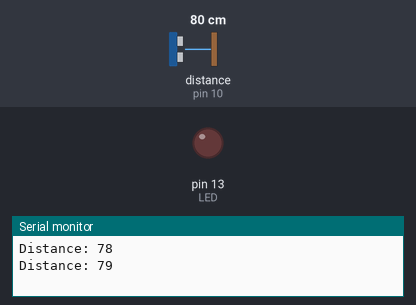
This sketch was run on a simulated Arduino Uno, built with avr-gcc and run on an emulated ATmega328P. On the bench: output pins drawn as LEDs (lit = HIGH), the last lines printed to the serial monitor. Wiring (from diagram.json): ultrasonic range finder: trigger pin 9; echo pin 10. Inputs (shaded band) come from the test bench; at power-on: distance to the obstacle (sensor on pin 10) 80 cm. The echo pulse lasts 58.3 µs per cm; pins used as bus, display or sensor lines are not drawn.

Above: at 2.8 s.
2.9 s: distance to the obstacle (sensor on pin 10) set to 12 cm
5.6 s: distance to the obstacle (sensor on pin 10) set to 9 cm
At 7.4 s:
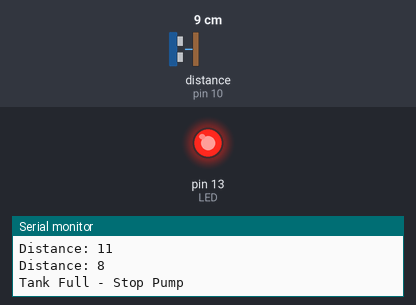
8.3 s: distance to the obstacle (sensor on pin 10) set to 18 cm
At 10.6 s:
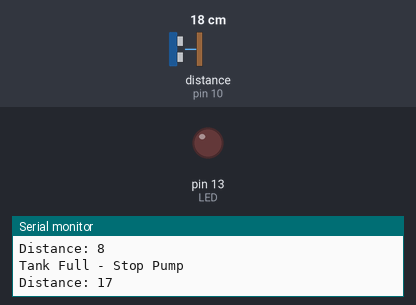
11.5 s: distance to the obstacle (sensor on pin 10) set to 2 cm
At 13.3 s:
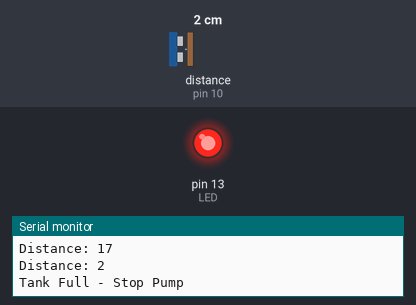
Timing chart, 0 to 14.8 s (numbered marks = the images above; inputs shaded):
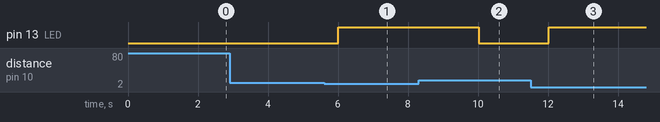

Measured:
- the behaviour switches between 11 and 10 cm on distance to the obstacle (sensor on pin 10) (found by bisection; images 0 and 1)
- after the input at 5.6 s, pin 13 (LED): LOW → HIGH after 0.41 s
- after the input at 8.3 s, pin 13 (LED): HIGH → LOW after 1.7 s
- after the input at 11.5 s, pin 13 (LED): LOW → HIGH after 0.52 s

The sketch:

sketch.ino
```cpp
#define TRIG 9
#define ECHO 10
#define LED 13

void setup() {
  pinMode(TRIG, OUTPUT);
  pinMode(ECHO, INPUT);
  pinMode(LED, OUTPUT);
  Serial.begin(9600);
}

void loop() {
  digitalWrite(TRIG, LOW);
  delayMicroseconds(2);
  digitalWrite(TRIG, HIGH);
  delayMicroseconds(10);
  digitalWrite(TRIG, LOW);

  long duration = pulseIn(ECHO, HIGH);
  int distance = duration * 0.034 / 2;

  Serial.print("Distance: ");
  Serial.println(distance);

  if (distance < 10) {
    digitalWrite(LED, HIGH);
    Serial.println("Tank Full - Stop Pump");
  } else {
    digitalWrite(LED, LOW);
  }

  delay(2000);
}
```
